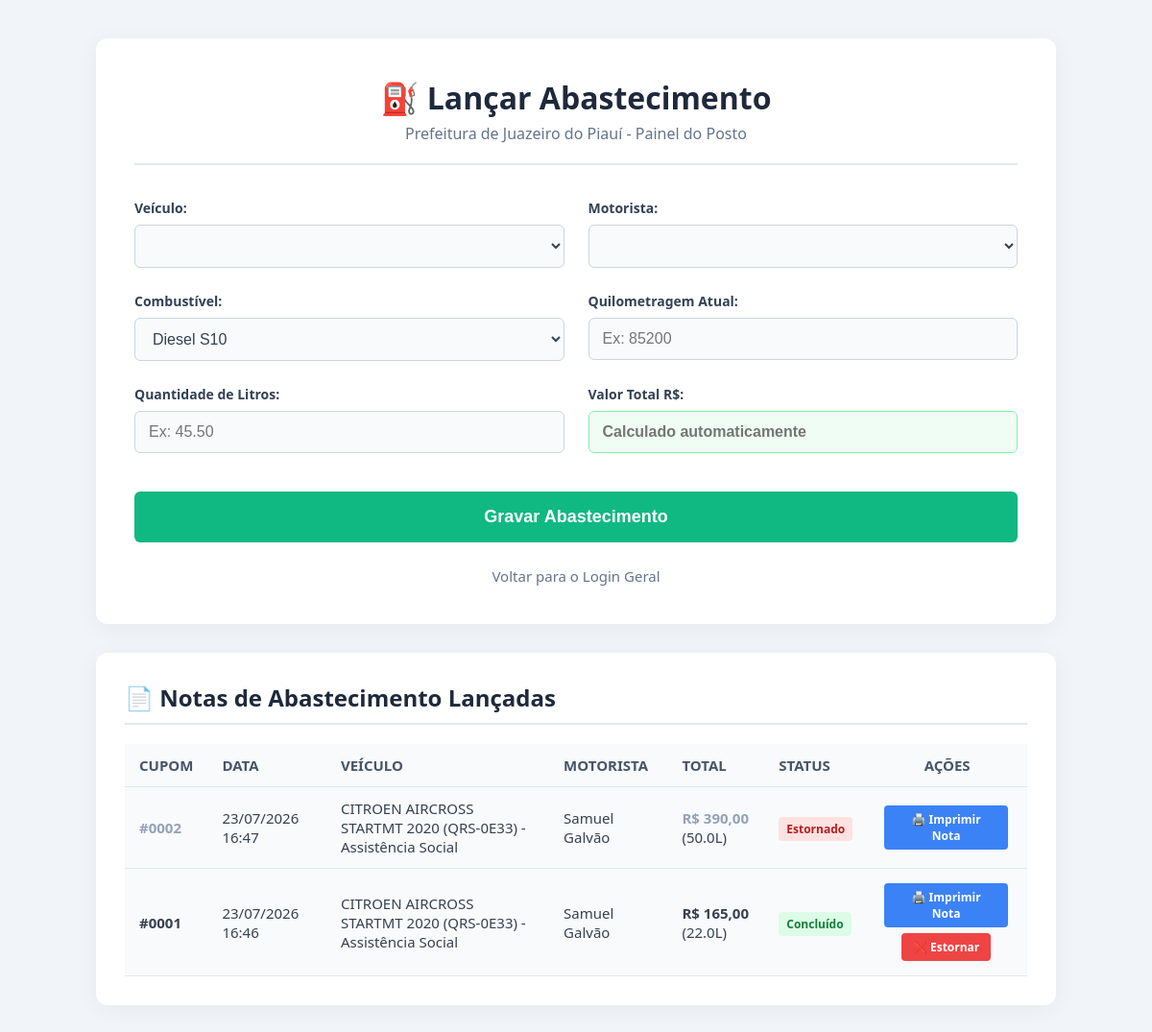
The page /posto/abastecer (signed in) on the database as committed earlier.
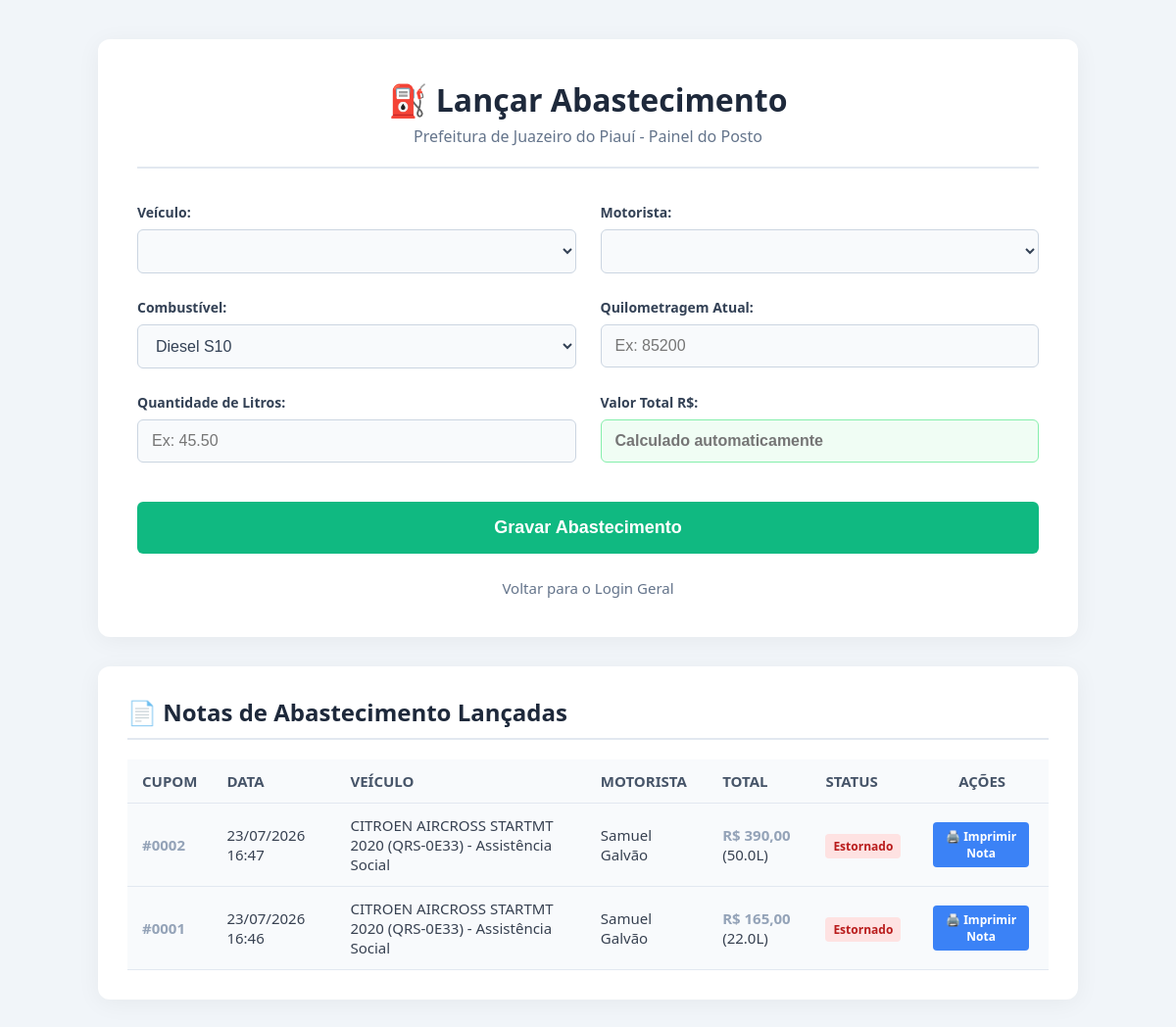
The same page on the database as committed later.
### goat.py (models this page shows)
class Abastecimento(db.Model):
    __tablename__ = 'abastecimentos'
    id = db.Column(db.Integer, primary_key=True)
    veiculo = db.Column(db.String(100), nullable=False)
    secretaria = db.Column(db.String(100), nullable=False)
    motorista = db.Column(db.String(100), nullable=False)
    combustivel = db.Column(db.String(50), nullable=False)
    litros = db.Column(db.Float, nullable=False)
    km_atual = db.Column(db.Integer, nullable=False)
    valor_total = db.Column(db.Float, nullable=False)
    data = db.Column(db.DateTime, nullable=False, default=datetime.now)
    status = db.Column(db.String(30), default='Concluído')
    @property
    def valor_total_formatado(self):
        return formata_real(self.valor_total)

### goat.py (the view, shortened to what this page needs)
@app.route('/posto/abastecer', methods=['GET', 'POST'])
def lancar_abastecimento():
    if 'usuario_posto' not in session and 'usuario_admin' not in session:
        return redirect(url_for('login'))
    veic_list = [
        f"{v.modelo} ({v.placa}) - {v.secretaria}"
        for v in db.session.scalars(
            db.select(Veiculo).filter_by(status='Ativo')
        ).all()
    ]
    motoristas = [
        m.nome
        for m in db.session.scalars(
            db.select(Motorista).order_by(Motorista.nome)
        ).all()
    ]
    historico = db.session.scalars(
        db.select(Abastecimento)
        .order_by(Abastecimento.data.desc())
    ).all()
    return render_template(
        'posto_abastecer.html',
        veiculos=veic_list,
        motoristas=motoristas,
        historico=historico
    )

### goat.py (called while the page is built)
@app.before_request
def exigir_login():
    rotas_livres = ['login', 'static']
    if request.endpoint and request.endpoint not in rotas_livres and 'usuario_admin' not in session and 'usuario_posto' not in session:
        return redirect(url_for('login'))

def formata_real(v):
    try:
        val = float(v or 0.0)
    except (ValueError, TypeError):
        val = 0.0
    return f"R$ {val:,.2f}".replace(',', 'X').replace('.', ',').replace('X', '.')

### templates/posto_abastecer.html (shortened to what the changed rows need)
<!DOCTYPE html>
<html lang="pt-br">
<head>
    <link rel="stylesheet" href="{{ url_for('static', filename='style.css') }}">
    <link href="https://cdn.jsdelivr.net/npm/tom-select@2.2.2/dist/css/tom-select.css" rel="stylesheet">
</head>
<body>
<div class="container-posto">
    <div class="header-posto">
        <h1>⛽ Lançar Abastecimento</h1>
    </div>
</div>
<div class="historico-section">
    <h2>📄 Notas de Abastecimento Lançadas</h2>
    <table>
        <thead>
            <tr>
                <th>CUPOM</th>
                <th>DATA</th>
                <th>VEÍCULO</th>
                <th>MOTORISTA</th>
                <th>TOTAL</th>
                <th>STATUS</th>
                <th style="text-align: center;">AÇÕES</th>
            </tr>
        </thead>
        <tbody>
            {% for item in historico %}
            <tr class="{% if item.status == 'Estornado' %}linha-estornada{% endif %}">
                <td><strong>#{{ "%04d"|format(item.id) }}</strong></td>
                <td>{{ item.data.strftime('%d/%m/%Y %H:%M') }}</td>
                <td>{{ item.veiculo }}</td>
                <td>{{ item.motorista }}</td>
                <td><strong>{{ item.valor_total_formatado }}</strong> ({{ item.litros }}L)</td>
                <td>
                    {% if item.status == 'Estornado' %}
                        <span class="badge badge-estornado">Estornado</span>
                    {% else %}
                        <span class="badge badge-concluido">Concluído</span>
                    {% endif %}
                </td>
                <td style="text-align: center;">
                    <a href="/posto/nota/{{ item.id }}" target="_blank" class="btn-acao btn-imprimir">🖨️ Imprimir Nota</a>
                    {% if item.status != 'Estornado' %}
                        <a href="/posto/estornar/{{ item.id }}" class="btn-acao btn-estornar" onclick="return confirm('Tem certeza que deseja estornar esta nota?')">❌ Estornar</a>
                    {% endif %}
                </td>
            </tr>
            {% else %}
            <tr>
                <td colspan="7" style="text-align: center; color: #94a3b8; padding: 30px;">Nenhum abastecimento lançado.</td>
            </tr>
            {% endfor %}
        </tbody>
    </table>
</div>
</body>
</html>

Rows that differ between the two databases and show on the page:
changed Abastecimento "0001": status "Concluído ❌ Estornar" → "Estornado"
